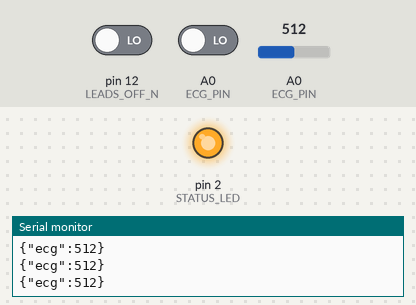
A sketch run on a simulated Arduino Uno, built with avr-gcc and run on an emulated ATmega328P. Parts: output pins drawn as LEDs (lit = HIGH), the last lines printed to the serial monitor. Dashed ring = blinking. The inputs (shaded band) are chosen by the test bench; at power-on: pin 12 (LEADS_OFF_N) LOW, A0 (ECG_PIN) LOW, A0 (ECG_PIN) = 512.

Above: at 2.3 s.
2.4 s: pin 12 (LEADS_OFF_N) driven HIGH
At 8.3 s:
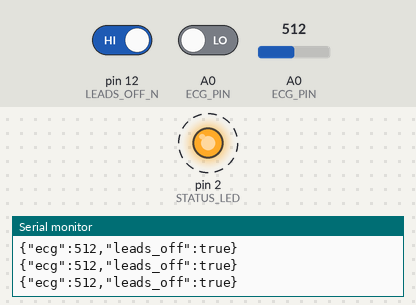
8.4 s: pin 12 (LEADS_OFF_N) driven LOW
At 9.0 s:
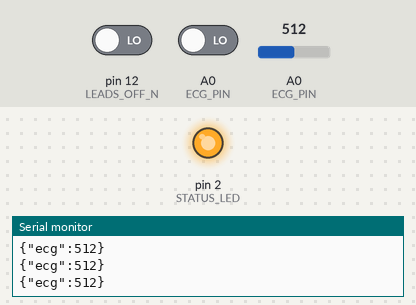
9.9 s: A0 (ECG_PIN) driven HIGH
At 10.1 s:
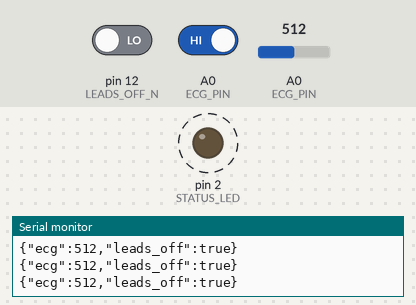
12.9 s: A0 (ECG_PIN) set to 107
15.9 s: A0 (ECG_PIN) set to 93
Timing chart, 0 to 19.9 s (numbered marks = the images above; inputs shaded):
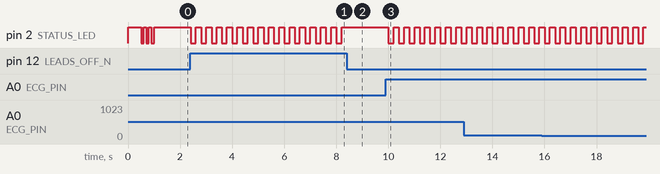

Measured:
- after the input at 2.4 s, pin 2 (STATUS_LED): alternates HIGH for 0.20 s and LOW for 0.20 s, starting at once
- after the input at 8.4 s, pin 2 (STATUS_LED): stops changing and stays HIGH
- after the input at 9.9 s, pin 2 (STATUS_LED): alternates HIGH for 0.20 s and LOW for 0.20 s, starting after 0.10 s

The sketch:

ECG_ESP8266.ino
```cpp
/*
  NeuroGuard — ECG ESP8266 Firmware (RAW MODE)
  3-Lead ECG (RA, LA, LL) via AD8232 → ESP8266 A0
  NO FILTERS — sends raw ADC value for software processing.

  Wiring:
    AD8232 OUTPUT → ESP8266 A0
    AD8232 3.3V   → ESP8266 3V3
    AD8232 GND    → ESP8266 GND
    AD8232 LO+    → ESP8266 D5 (GPIO14)
    AD8232 LO-    → ESP8266 D6 (GPIO12)

  Output: {"ecg": <raw_adc_0_1023>}  @ 115200 baud, ~100Hz
*/

#define ECG_PIN       A0
#define LEADS_OFF_P   14      // D5
#define LEADS_OFF_N   12      // D6
#define STATUS_LED    2       // D4 (active LOW)
#define BAUD_RATE     115200
#define SAMPLE_DELAY  10      // ms → ~100 Hz

unsigned long lastSample = 0;

void setup() {
    Serial.begin(BAUD_RATE);
    pinMode(ECG_PIN, INPUT);
    pinMode(LEADS_OFF_P, INPUT);
    pinMode(LEADS_OFF_N, INPUT);
    pinMode(STATUS_LED, OUTPUT);
    digitalWrite(STATUS_LED, HIGH);
    delay(500);
    Serial.println("{\"status\":\"ECG_ESP8266_READY\",\"version\":\"2.2\",\"mode\":\"raw\"}");
    for (int i = 0; i < 3; i++) {
        digitalWrite(STATUS_LED, LOW); delay(100);
        digitalWrite(STATUS_LED, HIGH); delay(100);
    }
}

void loop() {
    unsigned long now = millis();
    if (now - lastSample < SAMPLE_DELAY) return;
    lastSample = now;

    bool leadsOff = (digitalRead(LEADS_OFF_P) == HIGH || digitalRead(LEADS_OFF_N) == HIGH);
    int rawECG = analogRead(ECG_PIN);

    // LED: fast blink if leads off, slow blink if connected
    digitalWrite(STATUS_LED, leadsOff ? ((now / 200) % 2 == 0 ? LOW : HIGH) : HIGH);

    // Send RAW unfiltered value regardless of leads off, so the graph shows noise instead of a frozen flatline
    Serial.print("{\"ecg\":");
    Serial.print(rawECG);
    if (leadsOff) {
        Serial.print(",\"leads_off\":true");
    }
    Serial.println("}");

    yield();
}
```
